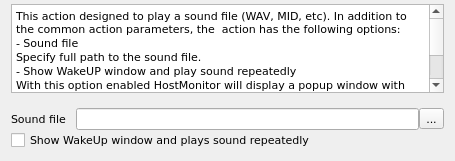
<?xml version="1.0" encoding="UTF-8"?>
<ui version="4.0">
 <class>PlaySoundWidget</class>
 <widget class="QWidget" name="PlaySoundWidget">
  <property name="geometry">
   <rect>
    <x>0</x>
    <y>0</y>
    <width>455</width>
    <height>161</height>
   </rect>
  </property>
  <property name="font">
   <font>
    <family>DejaVu Sans</family>
    <pointsize>8</pointsize>
   </font>
  </property>
  <property name="windowTitle">
   <string>Form</string>
  </property>
  <layout class="QVBoxLayout" name="verticalLayout_2">
   <property name="spacing">
    <number>15</number>
   </property>
   <property name="topMargin">
    <number>4</number>
   </property>
   <item>
    <widget class="QPlainTextEdit" name="txtPlaySoundDescription">
     <property name="plainText">
      <string>This action designed to play a sound file (WAV, MID, etc). In addition to the common action parameters, the &lt;Play sound&gt; action has the following options:
- Sound file
Specify full path to the sound file.
- Show WakeUP window and play sound repeatedly
With this option enabled HostMonitor will display a popup window with information about the event and will play a sound repeatedly until you click &quot;Stop&quot; button.</string>
     </property>
    </widget>
   </item>
   <item>
    <layout class="QVBoxLayout" name="verticalLayout">
     <property name="spacing">
      <number>0</number>
     </property>
     <item>
      <layout class="QHBoxLayout" name="horizontalLayout_2">
       <property name="spacing">
        <number>10</number>
       </property>
       <item>
        <widget class="QLabel" name="lblSoundFile">
         <property name="text">
          <string>Sound file</string>
         </property>
        </widget>
       </item>
       <item>
        <layout class="QHBoxLayout" name="horizontalLayout">
         <property name="spacing">
          <number>0</number>
         </property>
         <item>
          <widget class="QLineEdit" name="lineSoundFile"/>
         </item>
         <item>
          <widget class="QToolButton" name="btnSoundFile">
           <property name="text">
            <string>...</string>
           </property>
           <property name="icon">
            <iconset resource="../../qHostMonitor.qrc">
             <normaloff>:/img/open.png</normaloff>:/img/open.png</iconset>
           </property>
           <property name="iconSize">
            <size>
             <width>16</width>
             <height>16</height>
            </size>
           </property>
          </widget>
         </item>
        </layout>
       </item>
      </layout>
     </item>
     <item>
      <widget class="QCheckBox" name="chkShowWakeup">
       <property name="text">
        <string>Show WakeUp window and plays sound repeatedly</string>
       </property>
      </widget>
     </item>
    </layout>
   </item>
  </layout>
 </widget>
 <resources>
  <include location="../../qHostMonitor.qrc"/>
  <include location="../../qHostMonitor.qrc"/>
 </resources>
 <connections/>
</ui>
